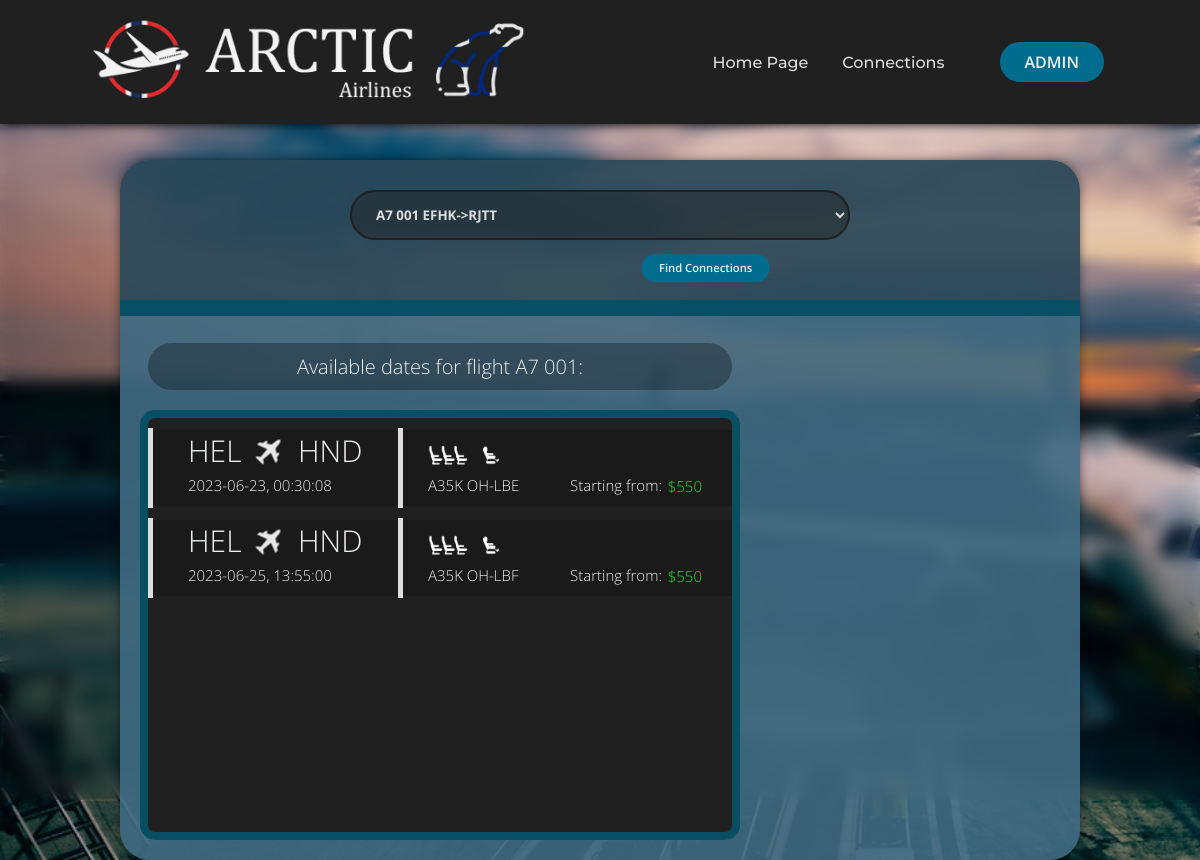
/PHP/book.php?flightnr=1 (signed in), run on the app's committed database.
### tables this page shows
CREATE TABLE `airports` (
  `ID` int(11) NOT NULL,
  `ICAO` char(4) NOT NULL,
  `IATA` char(3) NOT NULL,
  `Municipality` varchar(128) NOT NULL,
  `Name` varchar(128) NOT NULL,
  `Country` varchar(128) DEFAULT NULL
);

CREATE TABLE `flights` (
  `ID` int(11) NOT NULL,
  `Route_id` int(11) NOT NULL,
  `Dep_date` date NOT NULL,
  `Dep_time` time NOT NULL,
  `Aircraft_id` int(11) NOT NULL
);

CREATE TABLE `airframe_type` (
  `ID` int(11) NOT NULL,
  `Make` varchar(50) NOT NULL,
  `Model` varchar(20) NOT NULL,
  `ICAO_reg` char(4) NOT NULL,
  `OperCost_hour` float(4,2) NOT NULL,
  `OneClassConfig_capacity` int(11) NOT NULL,
  `TwoClassConfig_capacity` int(11) NOT NULL
);

CREATE TABLE `aircraft` (
  `ID` int(11) NOT NULL,
  `Airframe_type_id` int(11) NOT NULL,
  `REG` char(6) NOT NULL,
  `HasTwoClass_config` tinyint(1) NOT NULL
);

CREATE TABLE `routes` (
  `ID` int(11) NOT NULL,
  `Flight_nr` int(11) NOT NULL,
  `Enroute_time` int(11) NOT NULL,
  `Departure_id` int(11) NOT NULL,
  `Arrival_id` int(11) NOT NULL
);

### PHP/book.php (the view, shortened to what this page needs)
<!DOCTYPE html>
<html>
    <head>
        <link rel="stylesheet" href="../CSS/style.css">
        <link rel="stylesheet" href="../CSS/style9.css">
    </head>
    <body class="book_body">
        <header>
            <a href="../index.php" class="logo"><img src="../art/logo.png"></a>
            <nav>
                <ul class="nav_links">
                    <li><a href="../index.php">Home Page</a></li>
                    <li><a href="./connections.php">Connections</a></li>
                </ul>
            </nav>
            <?php
            echo "<a href='./user.php'><button class='login_button'>".$_SESSION["user_name"]."</button></a>";
            ?>
        </header>
        <section class="book_background">
            <div class="route_list">
                <form method="POST">
                    <select name="route_id" required onchange="this.form.submit()">
                        <?php
                        include("./connect.php");
                        $select_query = $server_connection->query("SELECT routes.ID AS r_id, routes.Flight_nr, a.ICAO AS a_ICAO, b.ICAO AS b_ICAO FROM routes JOIN airports AS a ON routes.Departure_id = a.ID
                        JOIN airports AS b ON routes.Arrival_id = b.ID");
                        while($row=$select_query->fetch_assoc()){
                            if($row['Flight_nr']<100) $flight_nr="A7 00".$row['Flight_nr'];
                            else $flight_nr="A7 ".$row['Flight_nr'];
                            if(isset($_GET['flightnr']) && $_GET['flightnr']==$row['r_id']) echo"<option value='".$row['r_id']."' selected>".$flight_nr." ".$row['a_ICAO']."->".$row['b_ICAO']."</option>";
                            else echo"<option value='".$row['r_id']."'>".$flight_nr." ".$row['a_ICAO']."->".$row['b_ICAO']."</option>";
                        }
                        ?>
                    </select>
                </form>
                <a href="./connections.php"><button class="find">Find Connections</button></a>
            </div>
            <div class="line"></div>
            <?php
            if(isset($_GET['flightnr'])){
                $route_id=$_GET['flightnr'];
                $select2_query=$server_connection->query("SELECT routes.Flight_nr, routes.Enroute_time, a.IATA AS a_IATA, b.IATA AS b_IATA FROM routes
                JOIN airports AS a ON routes.Departure_id = a.ID
                JOIN airports AS b ON routes.Arrival_id = b.ID WHERE routes.ID=$route_id");
                while($row2=$select2_query->fetch_assoc()){
                    $flight_nr=$row2['Flight_nr'];
                    $enroute=$row2['Enroute_time'];
                    $a_IATA=$row2['a_IATA'];
                    $b_IATA=$row2['b_IATA'];
                }
                if($flight_nr<100) $flight_nr="A7 00".$flight_nr;
                else $flight_nr="A7 ".$flight_nr;
                echo"<label class='available'>Available dates for flight ".$flight_nr.":</label>";
                $select3_query=$server_connection->query("SELECT flights.ID AS f_ID, flights.Dep_date, flights.Dep_time, a.REG, a.HasTwoClass_config, ar.ICAO_reg, ar.OperCost_hour
                FROM flights JOIN aircraft AS a ON flights.Aircraft_id = a.ID JOIN airframe_type AS ar ON a.Airframe_type_id = ar.ID WHERE flights.Route_id=$route_id ORDER BY flights.Dep_date");
                ?>
                <div class="flight_list">
                    <?php
                    while($row3=$select3_query->fetch_assoc()){
                        $h=ceil($enroute/60);
                        $price=$row3['OperCost_hour']*$h;
                        echo"<div class='flight_record' onclick=\"window.location='./book.php?flightnr=".$route_id."&flightid=".$row3['f_ID']."';\">";
                        echo"<p class='a_IATA'>".$a_IATA."</p><img class='plne' src='../art/plne.png'><p class='b_IATA'>".$b_IATA."</p>";
                        echo"<p class='dep_time'>".$row3['Dep_date'].", ".$row3['Dep_time']."</p><div class='line2'></div><div class='line3'></div><p class='plne_info'>".$row3['ICAO_reg']." ".$row3['REG']."</p>";
                        echo"<p class='price'>Starting from:</p><p class='price_value'>$".$price."</p>";
                        echo"<img class='ic' src='../art/ic.png'>";
                        if($row3['HasTwoClass_config']==1) echo"<img class='iic' src='../art/iic.png'>";
                        echo"</div>";
                    }
                    ?>
                </div>
                <?php
            }
                ?>
        </section>
    </body>
</html>

### CSS/style.css (style rules this page uses)
:root { --main_gradient: linear-gradient(0deg, #12191b, #3d6070 100%); --oceanblue: #304d6e; --greenishblue: #006d8f; --greenishblue2: #094f64; --highlights: #00c3ff; --textwhite: #edf0f1; --textlight: #dddddd; }
* { margin: 0; padding: 0; box-sizing: border-box; }
body { min-height: 100vh; background: var(--main_gradient); }
header { background-color: #202020; display: flex; justify-content: flex-end; align-items: center; padding: 10px 8vw; box-shadow: 0 0 10px; transition-property: box-shadow; transition-duration: 400ms; transition-delay: 50ms; }
.nav_links { list-style: none; }
.nav_links li { display: inline-block; padding: 0px 15px; }
.nav_links a { font-family: 'Montserrat', sans-serif; font-style: normal; font-weight: 500; font-size: 16px; color: var(--textlight); text-decoration: none; transition: all, 200ms; }
.logo { scale: 90%; opacity: 95%; margin-right: auto; margin-left: -3vw; }
.login_button { font-family: 'Open Sans', sans-serif; font-style: normal; font-weight: 600; font-size: 16px; background-color: var(--greenishblue); color: var(--textwhite); padding: 9px 25px; border: none; border-radius: 20px; cursor: pointer; margin-left: 40px; transition: background-color 200ms; }

### data on the page
flights: Dep_date "2023-06-23", Dep_time "00:30:08", airframe_type.ICAO_reg "A35K", Aircraft.REG "OH-LBE", airframe_type.OperCost_hour "550"
airports: IATA "HEL"
airports: IATA "HND"
flights: Dep_date "2023-06-25", Dep_time "13:55:00", airframe_type.ICAO_reg "A35K", Aircraft.REG "OH-LBF", airframe_type.OperCost_hour "550"

### other printed values
$_SESSION["user_name"] "ADMIN"
$flight_nr "A7 001"
form field route_id "A7 001 EFHK->RJTT"
